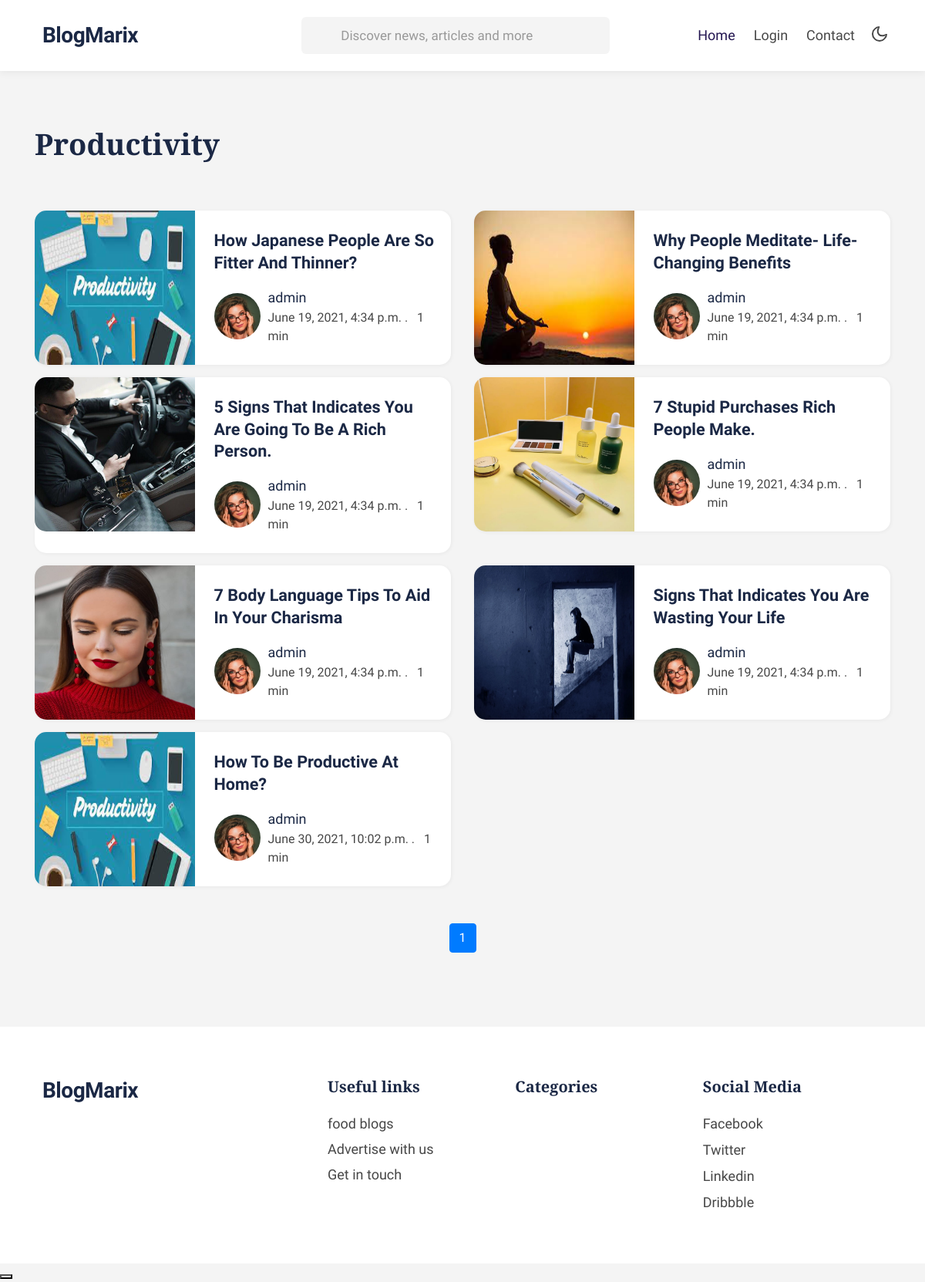
Screenshot of /category/productivity with the database file from the repository.
### blogcodecs/models.py (models this page shows, shortened)
class category(models.Model):
    id = models.AutoField(primary_key=True)
    name = models.CharField(max_length=500)
    def __str__(self):
        return self.name

class blogs(models.Model):
    id = models.AutoField(primary_key=True)
    title = models.CharField(max_length=1000)
    image = models.ImageField()
    content = RichTextField(blank=True,null=True)
    submitedBy = models.ForeignKey(settings.AUTH_USER_MODEL,on_delete=models.CASCADE)
    dateUploaded = models.DateTimeField(auto_now_add=True)
    updatedOn = models.DateTimeField(auto_now_add=True)
    category = models.ForeignKey('category',on_delete=models.CASCADE)
    likes = models.IntegerField()

### blogcodecs/views.py (the view)
# urls.py: path('category/<str:id>',views.categoryView),
def categoryView(request,id):
    categor = category.objects.get(name=id)
    blog = blogs.objects.filter(category=categor)
    paginator = Paginator(blog,9)
    page = request.GET.get('page')
    galler = paginator.get_page(page)
    context = {
        'gallery':galler,
        'category':categor
    }
    return render(request,'beauty.html',context)

### templates/beauty.html (shortened to what this page needs)
{% load static %}
<!doctype html>
<html lang="en">
<head>
    <link rel="stylesheet" href="https://cdn.jsdelivr.net/npm/bootstrap@4.6.0/dist/css/bootstrap.min.css">
    <link rel="stylesheet" href="{% static 'css/style-starter.css' %}">
</head>
<body>
    <header class="-header">
        <div class="container">
            <nav class="navbar navbar-expand-lg navbar-light fill px-lg-0 py-0 px-sm-3 px-0">
                <a class="navbar-brand" href="/">
                     BlogMarix</a>
                <div class="collapse navbar-collapse" id="navbarSupportedContent">
                    <nav class="mx-auto">
                        <div class="search-bar">
                            <form class="search">
                                <input type="search" class="search__input" name="search" placeholder="Discover news, articles and more" onload="equalWidth()" required>
                            </form>
                        </div>
                    </nav>
                    <ul class="navbar-nav">
                        <li class="nav-item active">
                            <a class="nav-link" href="/">Home</a>
                        </li>
                        {% if user.is_authenticated %}
                        <li class="nav-item @@contact__active">
                            <a class="nav-link" href="/logout">Logout, {{user.username}}</a>
                        </li>
                        {% else %}
                        <li class="nav-item @@contact__active">
                            <a class="nav-link" data-toggle="modal" data-target="#loginModal" href="#">Login</a>
                        </li>
                        {% endif %}
                        <li class="nav-item @@contact__active">
                            <a class="nav-link" href="/contact">Contact</a>
                        </li>
                    </ul>
                </div>
                <div class="mobile-position">
                    <nav class="navigation">
                        <div class="theme-switch-wrapper">
                            <label class="theme-switch" for="checkbox">
							<div class="mode-container">
								<i class="gg-moon"></i>
							</div>
						</label>
                        </div>
                    </nav>
                </div>
        </div>
    </header>
    <div class="-homeblock2 -homeblock5 py-5">
        <div class="container pt-md-4 pb-md-5">
            <h3 class="category-title mb-3 text-capitalize"> {{category}}</h3>
            <div class="row ">
                {% for i in gallery %}
                <div class="col-lg-6 mt-3 ">
                    <div class="bg-clr-white hover-box blog-card ">
                        <div class="row ">
                            <div class="col-sm-5 position-relative ">
                                <a href="/blog/{{i.id}} " class="image-mobile ">
                                    <img class="card-img-bottom d-block radius-image-full " style="height:200px; " src="/media/{{i.image}} " alt="Card image cap ">
                                </a>
                            </div>
                            <div class="col-sm-7 card-body blog-details align-self ">
                                <a href="/blog/{{i.id}} " class="blog-desc text-capitalize ">{{i.title}}
                            </a>
                                <div class="author align-items-center ">
                                    <img src="{% static 'images/a1.jpg' %} " alt=" " class="img-fluid rounded-circle ">
                                    <ul class="blog-meta ">
                                        <li>
                                            <a href="author.html ">{{i.submitedBy}}</a>
                                        </li>
                                        <li class="meta-item blog-lesson ">
                                            <span class="meta-value "> {{i.dateUploaded}} </span>. <span class="meta-value ml-2 "> 1 min</span>
                                        </li>
                                    </ul>
                                </div>
                            </div>
                        </div>
                    </div>
                </div>
                {% endfor %}
            </div>
            <ul class="pagination justify-content-center mt-md-5 mt-4">
                {% for num in gallery.paginator.page_range %}
                    {% if gallery.number == num %}
                        <li class="page-item active"><span class="page-link active">{{ num }}</span></li>
                    {% elif num > gallery.number|add:'-3' and num < gallery.number|add:'3' %}
                        <li class="page-item"><a class="page-link" href="?page={{ num }}">{{ num }}</a></li>
                    {% endif %}
                {% endfor %}
                </ul>
        </div>
    </div>
    <section class="app-footer">
        <footer class="footer-28 py-5">
            <div class="footer-bg-layer">
                <div class="container py-lg-3">
                    <div class="row footer-top-28">
                        <div class="col-lg-4 footer-list-28 copy-right mb-lg-0 mb-sm-5 mt-sm-0 mt-4">
                            <a class="navbar-brand mb-3" href="index.html">
                                 BlogMarix</a>
                        </div>
                        <div class="col-lg-8 row">
                            <div class="col-sm-4 col-6 footer-list-28">
                                <h6 class="footer-title-28">Useful links</h6>
                                <ul>
                                    <li><a href="/category/food">food blogs</a></li>
                                    <li><a href="/contact">Advertise with us</a></li>
                                    <li><a href="/contact">Get in touch</a></li>
                                </ul>
                            </div>
                            <div class="col-sm-4 col-6 footer-list-28">
                                <h6 class="footer-title-28">Categories</h6>
                            </div>
                            <div class="col-sm-4 col-6 footer-list-28 mt-sm-0 mt-4">
                                <h6 class="footer-title-28">Social Media</h6>
                                <ul class="social-icons">
                                    <li class="facebook">
                                        <a href="#facebook"> Facebook</a></li>
                                    <li class="twitter"> <a href="#twitter"> Twitter</a></li>
                                    <li class="linkedin"> <a href="#linkedin"> Linkedin</a></li>
                                    <li class="dribbble"><a href="#dribbble"> Dribbble</a></li>
                                </ul>
                            </div>
                        </div>
                    </div>
                </div>
            </div>
        </footer>
        <button onclick="topFunction() " id="movetop " title="Go to top ">
  </button>
    </section>
</body>
</html>

### rows the page displays
category: name "Productivity"
blogs: image (picture), title "How Japanese People Are So Fitter And Thinner?", submitedBy "admin", dateUploaded "June 19, 2021, 4:34 p.m."
blogs: image (picture), title "Why People Meditate- Life-Changing Benefits", submitedBy "admin", dateUploaded "June 19, 2021, 4:34 p.m."
blogs: image (picture), title "5 Signs That Indicates You Are Going To Be A Rich Person.", submitedBy "admin", dateUploaded "June 19, 2021, 4:34 p.m."
blogs: image (picture), title "7 Stupid Purchases Rich People Make.", submitedBy "admin", dateUploaded "June 19, 2021, 4:34 p.m."
blogs: image (picture), title "7 Body Language Tips To Aid In Your Charisma", submitedBy "admin", dateUploaded "June 19, 2021, 4:34 p.m."
blogs: image (picture), title "Signs That Indicates You Are Wasting Your Life", submitedBy "admin", dateUploaded "June 19, 2021, 4:34 p.m."
blogs: image (picture), title "How To Be Productive At Home?", submitedBy "admin", dateUploaded "June 30, 2021, 10:02 p.m."

### other values shown
{{ num }} "1"
